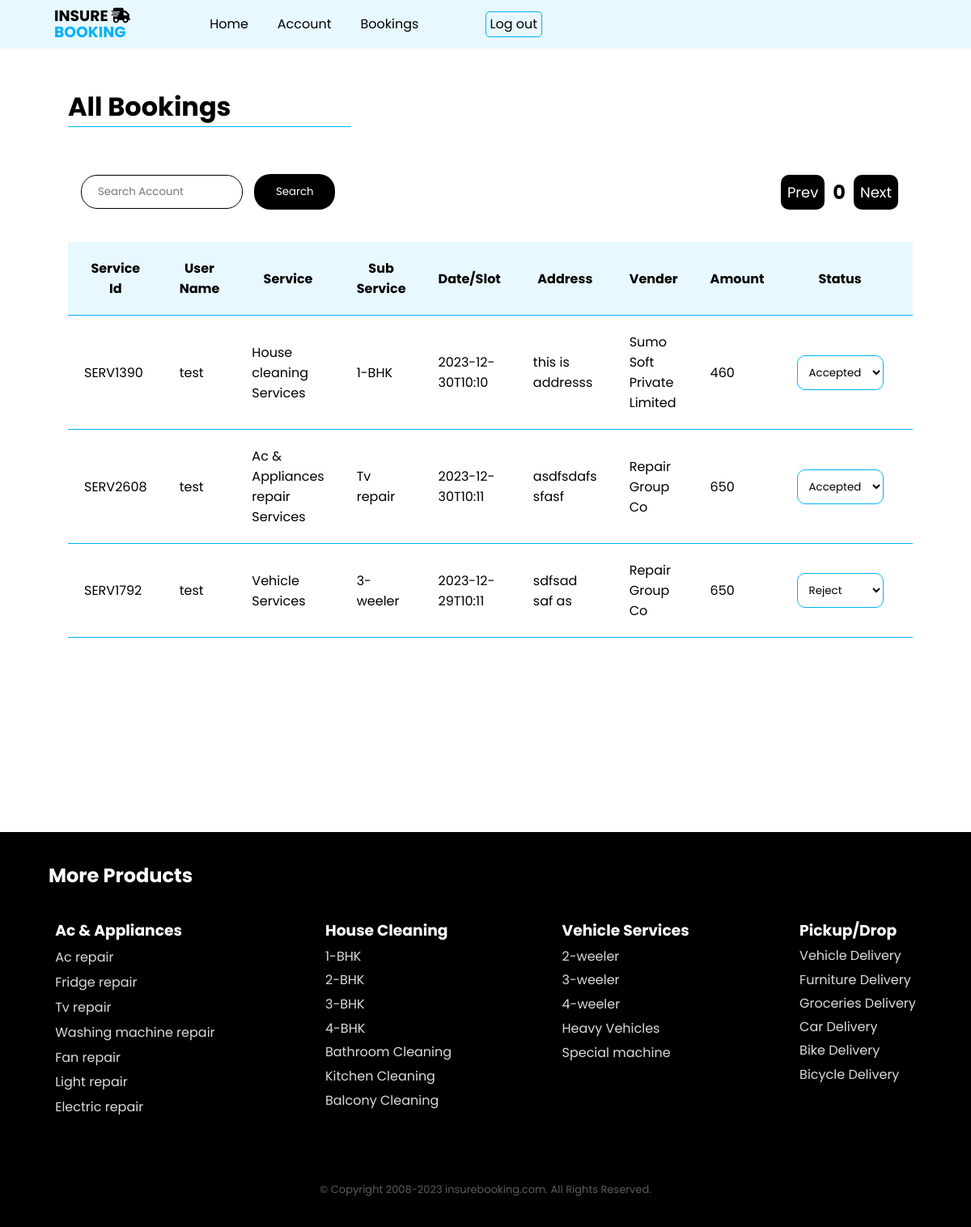
Page /service_list/0 (signed in) on the committed database.
### tables this page shows
CREATE TABLE booking
            (service_id text primary key, 
            cus_id int ,
            service_name text ,
            subservice text ,
            date text,
            address text,
            vender_selection text,
            amount int,
            status text
            );

CREATE TABLE customers 
            (id integer primary key, 
            name text, 
            email text,
            password text, 
            address text, 
            phone_no text);

### routes/routes.py (the view)
def serviceList(offset):
    limit = 3
    auth = isUserLogin()
    isUser = beforeUserLogin(auth)
    print(offset)
    if isUser:
        return isUser
    print(request.method)
    bookings = db.get_booking_by_userId((auth[0]) , limit , int(offset) * 4) if auth[1] != 'admin' else db.get_booking_all(limit , int(offset)*4)
    print(bookings)
    return render_template('pages/serviceList.html' , auth=auth , bookings=bookings , offset=offset)

### db/sqlContext.py (called while the page is built)
    def __enter__(self):
        self.connection = sqlite3.connect(self.host)
        return self.connection

    def __exit__(self, exc_type, exc_val, exc_tb):
        self.connection.commit()
        self.connection.close()

### db/sqlUtilities.py (called while the page is built)
    def get_booking_all(self , limit , offset):
        with SqliteConnection('data.db') as connection:
            cursor = connection.cursor()
            print(offset)
            cursor.execute("""select
            service_id, c.name,service_name,subservice,date,b.address,
            vender_selection,amount, status
            from
            booking b
            inner join customers c
            on b.cus_id = c.id
            LIMIT ?, ?""" , (offset , limit))
            cust = cursor.fetchall()
            return cust

### routes/routes.py (called while the page is built)
def beforeUserLogin(user):
    if (  len(user) == 0 ):
        popupContent["heading"] = 'You need to login'
        popupContent['description'] = ''
        popupContent['btn2']['url'] = '/login'
        popupContent['btn2']['text'] = 'Login'
        popupContent['data'] = {}
        return showPopup(res=popupContent)

def isUserLogin():
    return session['userId'] if 'userId' in session else ()

### templates/pages/serviceList.html (shortened to what this page needs)
 {% extends 'base.html' %}
{% block body %}
        <div class="heading">
            <h1>All Bookings</h1>
        </div>
        <div class="pagi">
            <form class="form" method="post"
            action="/searchService"
            >
                <input
                        type="text"
                        placeholder="Search Account"
                        style="padding:20px;"
                        name="searchParams"
                >
                <button
                        class="search-button"
                        style="padding:12px;"
                        type="submit"
                >Search</button>
            </form>
            <div
                    class="pagi-button"
            >
                <a
                        id="prev"
                        class="button"
                        onclick=""
                        href="/service_list/0"
                >Prev</a>
                <h2 id="currentPage">{{offset}}</h2>
                <a
                        id="next"
                        class="button"
                        onclick=""
                        href="/service_list/1"
                >Next</a>
            </div>
        </div>
        <div class="table">
            <div class="table-body" style="overflow-x: scroll;">
                <table >
                    <tr>
                        <th>Service Id</th>
                        {% if bookings[0]|length == 9 %}
                            <th>User Name</th>
                         {% endif %}
                        <th>Service</th>
                        <th>Sub Service</th>
                        <th>Date/Slot</th>
                        <th>Address</th>
                        <th>Vender</th>
                        <th>Amount</th>
                        <th>Status</th>
                        {% if auth[1] == 'admin' %}
                            <th>Actions</th>
                         {% endif %}
                    </tr>
                    {% for i in range(bookings|length) %}
                    <tr>
                        <td>{{bookings[i][0]}}</td>
                        {% if auth[1] == 'admin' %}
                            <td>{{bookings[i][1]}}</td>
                        {% else %}
                            <td>{{bookings[i][1]}}</td>
                        {% endif %}
                        <td>{{bookings[i][2]}}</td>
                        <td>{{bookings[i][3]}}</td>
                        <td>{{bookings[i][4]}}</td>
                        <td>{{bookings[i][5]}}</td>
                        <td>{{bookings[i][6]}}</td>
                        <td>{{bookings[i][7]}}</td>
                        {% if auth[1] == 'admin' %}
                            <td>
                                <select
                                        name=""
                                        class="status"
                                        style="border: 1px solid #00B2FF; background-color: transparent; padding: 10px;border-radius: 10px;"
                                        onchange="onHandleChanged('{{bookings[i][0]}}' , {{i}})"
                                >
                                    <option value="{{bookings[i][8]}}">{{bookings[i][8]}}</option>
                                 </select>
                            </td>
                            {% else %}
                             <td>
                                    {{bookings[i][8]}}
                                {% endif %}
                         {% if auth[1] == 'admin' %}
                            <td>
                            </td>
                        {% endif %}
                    </tr>
                    {% endfor %}
                </table>
            </div>
        </div>
{% endblock %}

### templates/base.html (shortened to what this page needs)
<!DOCTYPE html>
<html lang="en">
<head>
    <link rel="stylesheet" type="text/css" href="{{url_for('.static', filename='style.css')}}">
    <link rel="stylesheet" href="https://cdnjs.cloudflare.com/ajax/libs/font-awesome/6.5.1/css/all.min.css">
</head>
<body>
    <div class="main">
        <div class="nav">
            <h3>INSURE <i class="fa-solid fa-truck-fast"></i><br><span>BOOKING </span> </h3>
            <ul>
                <li><a href="/">Home</a></li>
                <li><a href="/account_details">Account</a></li>
                <li><a href="/service_list/0">Bookings</a></li>
            </ul>
            {% if  auth|length > 0 %}
               <a class="nav-button" href="/logout">Log out   </a>
            {% else %}
                <a class="nav-button" href="/login">Log in   </a>
            {% endif %}
        </div>
        {% block body %}
        {% endblock %}
        <div class="footer">
            <h2>More Products</h2>
            <div class="footer-1">
                <div class="in-footer">
                    <ul>
                        <h3>Ac & Appliances</h3>
                        <li>Ac repair</li>
                        <li>Fridge repair</li>
                        <li>Tv repair</li>
                        <li>Washing machine repair</li>
                        <li>Fan repair</li>
                        <li>Light repair</li>
                        <li>Electric repair</li>
                    </ul>
                    <ul>
                        <h3>House Cleaning</h3>
                        <li>1-BHK</li>
                        <li>2-BHK</li>
                        <li>3-BHK</li>
                        <li>4-BHK</li>
                        <li>Bathroom Cleaning</li>
                        <li>Kitchen Cleaning</li>
                        <li>Balcony Cleaning</li>
                    </ul>
                    <ul>
                        <h3>Vehicle Services</h3>
                        <li>2-weeler</li>
                        <li>3-weeler</li>
                        <li>4-weeler</li>
                        <li>Heavy Vehicles</li>
                        <li>Special machine</li>
                    </ul>
                    <ul>
                        <h3>Pickup/Drop</h3>
                        <li>Vehicle Delivery</li>
                        <li>Furniture Delivery</li>
                        <li>Groceries Delivery</li>
                        <li>Car Delivery</li>
                        <li>Bike Delivery</li>
                        <li>Bicycle Delivery</li>
                    </ul>
                </div>
                <div class="in-footer2">
                    <p>
                        <br> © Copyright 2008-2023 insurebooking.com. All Rights Reserved.
                    </p>
                </div>
            </div>
        </div>
    </div>
</body>
</html>

### static/style.css (style rules this page uses)
* { margin: 0; padding: 0; font-family: 'Poppins', sans-serif; }
.nav { background-color: #E8F8FF; display: flex; line-height: 20px; align-items: center; height: auto; padding: 2px; }
.nav h3 { margin-left: 65px; text-align: left; padding: 8px 0px ; }
.nav h3 span { color: #00B2FF; }
.nav ul { display: flex; justify-content: center; text-align: center; width: 30%; margin-left: 30px; }
.nav ul li { text-decoration: none; list-style: none; display: flex; justify-content: center; text-align: center; margin-left: 10%; cursor: pointer; transition: 0.4s ease-in-out; }
.nav ul li a { text-decoration: none; color: #000000; }
.nav .nav-button { float: inline-end; margin-left: 50px; background-color: transparent; border: 1px solid #00B2FF; padding: 0.4%; border-radius: 5px; cursor: pointer; transition: 0.3s ease-in-out; text-decoration: none; color: #000000; }
* { box-sizing: border-box }
.footer { background-color: #000000; width: 100%; height: auto; }
.footer h2 { color: white; margin-left: 2%; padding: 3%; }
.footer-1 { background-color: #000000; width: 100%; height: auto; }
.in-footer { display: flex; justify-content: space-around; }
.in-footer h3 { color: white; }
.in-footer ul li { list-style: none; color: rgba(255, 255, 255, .86); margin-top: 3%; cursor: pointer; }
.in-footer2 { color: rgba(255, 255, 255, .36); text-align: center; margin-top: 5%; padding-bottom: 3%; font-size: 13px; }
.form { height: auto; }
.form input { background-color: transparent; color: black; border-top: none; border-left: none; border-right: none; border-bottom: 1px solid black; width: 200px; }
.heading h1 { margin: 4%; margin-left: 7%; width: 350px; border-bottom: 1px solid #00B2FF; }
.main .table { margin-left: 7%; margin-top: 30px; display: flex; justify-content: left; width:87%; }
.table .table-body table { border-collapse: collapse; width: 100%; margin-bottom: 30vh; }
th ,td { border-bottom: 1px solid #00B2FF; padding: 20px; width:1900px; }
td .button,.button { text-decoration: none; color: white; padding: 8px; margin:5px; cursor: pointer; border: none; background-color: black; border-radius: 10px; transition: 0.3s ease-in-out; display:flex; justify-content:center; font-size: 18px; }
th { background-color: #E8F8FF; }
.pagi { display: flex; justify-content: space-between; align-items: center; width: 85%; margin-left: 100px; }
.pagi-button { display: flex; align-items: center; justify-content: space-between; }
.pagi-button .button { margin: 10px; }
.pagi input { padding: 5px; height: 30px; border: 1px solid #000000; border-radius: 20px; }
.search-button { text-align: center; color: white; padding: 6px; margin: 10px; width: 100px; cursor: pointer; border: none; background-color: black; border-radius: 20px; transition: 0.3s ease-in-out; text-decoration: none; }

### rows in the picture
booking: service_id "SERV1390", service_name "House cleaning Services", subservice "1-BHK", date "2023-12-30T10:10", address "this is addresss", vender_selection "Sumo Soft Private Limited", amount "460", status+service_id "Accepted"
customers: name "test" "test" "test"
booking: service_id "SERV2608", service_name "Ac & Appliances repair Services", subservice "Tv repair", date "2023-12-30T10:11", address "asdfsdafs sfasf", vender_selection "Repair Group Co", amount "650", status+service_id "Accepted"
booking: service_id "SERV1792", service_name "Vehicle Services", subservice "3-weeler", date "2023-12-29T10:11", address "sdfsad saf as", vender_selection "Repair Group Co", amount "650", status+service_id "Reject"

### other values in the picture
{{ offset }} "0"
